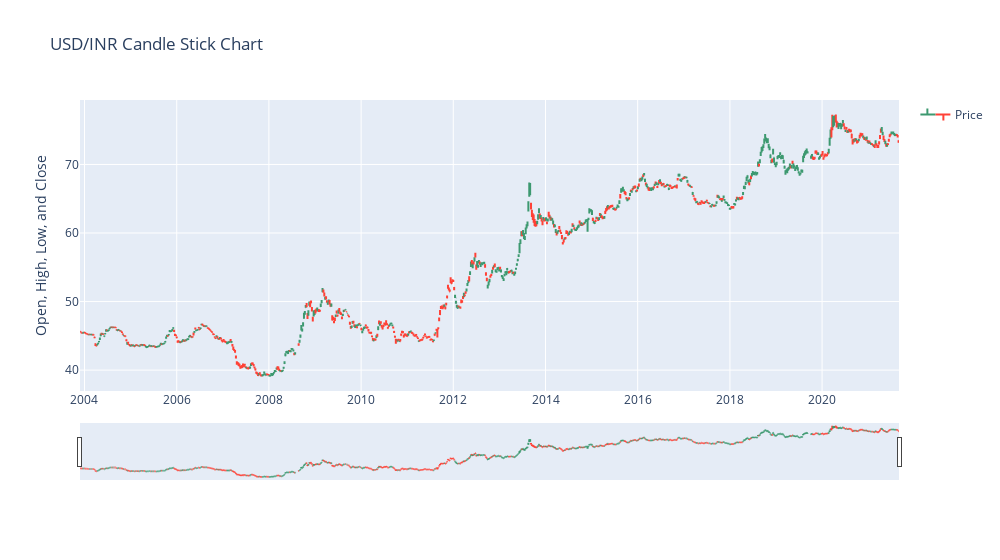
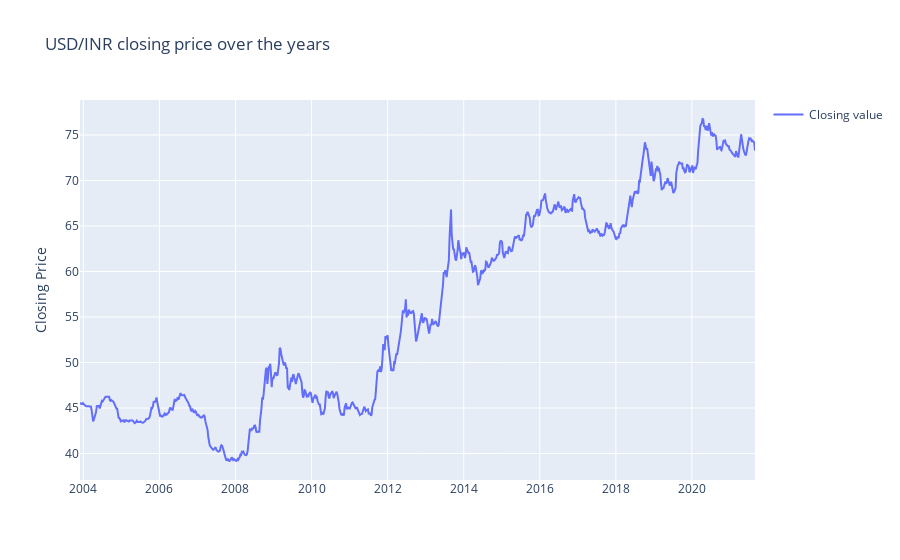

The notebook cell these images were saved under, in order:
### Code cell
mfn.weekly_plot(weekly, closing=True, kde=True)

### Figure 1 — Plotly figure (JSON) as saved in the notebook; plotly's stock layout.template omitted (floating-point values rounded to 4 significant figures; data arrays with more than 128 entries replaced by an {"elided": "..."} marker saying what was removed)
{"data": [{"close": {"elided": "927 float values"}, "high": {"elided": "927 float values"}, "low": {"elided": "927 float values"}, "name": "Price", "open": {"elided": "927 float values"}, "showlegend": true, "type": "ohlc", "x": {"elided": "927 str values"}}], "layout": {"title": {"text": "USD/INR Candle Stick Chart"}, "width": 1000, "yaxis": {"title": {"text": "Open, High, Low, and Close"}}}}

### Figure 2 — Plotly figure (JSON) as saved in the notebook; plotly's stock layout.template omitted (floating-point values rounded to 4 significant figures; data arrays with more than 128 entries replaced by an {"elided": "..."} marker saying what was removed)
{"data": [{"name": "Closing value", "type": "scatter", "x": {"elided": "927 str values"}, "y": {"elided": "927 float values"}}], "layout": {"showlegend": true, "title": {"text": "USD/INR closing price over the years"}, "yaxis": {"title": {"text": "Closing Price"}}}}
